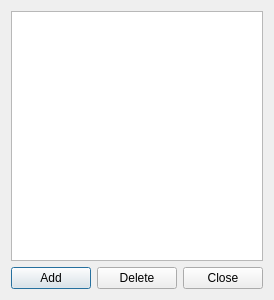
<?xml version="1.0" encoding="UTF-8"?>
<ui version="4.0">
 <class>ManualEffectsEditor</class>
 <widget class="QDialog" name="ManualEffectsEditor">
  <property name="geometry">
   <rect>
    <x>0</x>
    <y>0</y>
    <width>231</width>
    <height>300</height>
   </rect>
  </property>
  <property name="windowTitle">
   <string>Manual Effects Editor</string>
  </property>
  <layout class="QVBoxLayout" name="verticalLayout">
   <item>
    <widget class="QTableView" name="tvEffects">
     <property name="alternatingRowColors">
      <bool>true</bool>
     </property>
     <property name="selectionMode">
      <enum>QAbstractItemView::SingleSelection</enum>
     </property>
     <property name="selectionBehavior">
      <enum>QAbstractItemView::SelectRows</enum>
     </property>
     <attribute name="horizontalHeaderStretchLastSection">
      <bool>true</bool>
     </attribute>
    </widget>
   </item>
   <item>
    <layout class="QHBoxLayout" name="horizontalLayout">
     <item>
      <spacer name="horizontalSpacer">
       <property name="orientation">
        <enum>Qt::Horizontal</enum>
       </property>
       <property name="sizeHint" stdset="0">
        <size>
         <width>40</width>
         <height>20</height>
        </size>
       </property>
      </spacer>
     </item>
     <item>
      <widget class="QPushButton" name="btAdd">
       <property name="text">
        <string>Add</string>
       </property>
      </widget>
     </item>
     <item>
      <widget class="QPushButton" name="btDel">
       <property name="text">
        <string>Delete</string>
       </property>
      </widget>
     </item>
     <item>
      <widget class="QPushButton" name="btClose">
       <property name="text">
        <string>Close</string>
       </property>
      </widget>
     </item>
    </layout>
   </item>
  </layout>
 </widget>
 <resources/>
 <connections/>
</ui>
